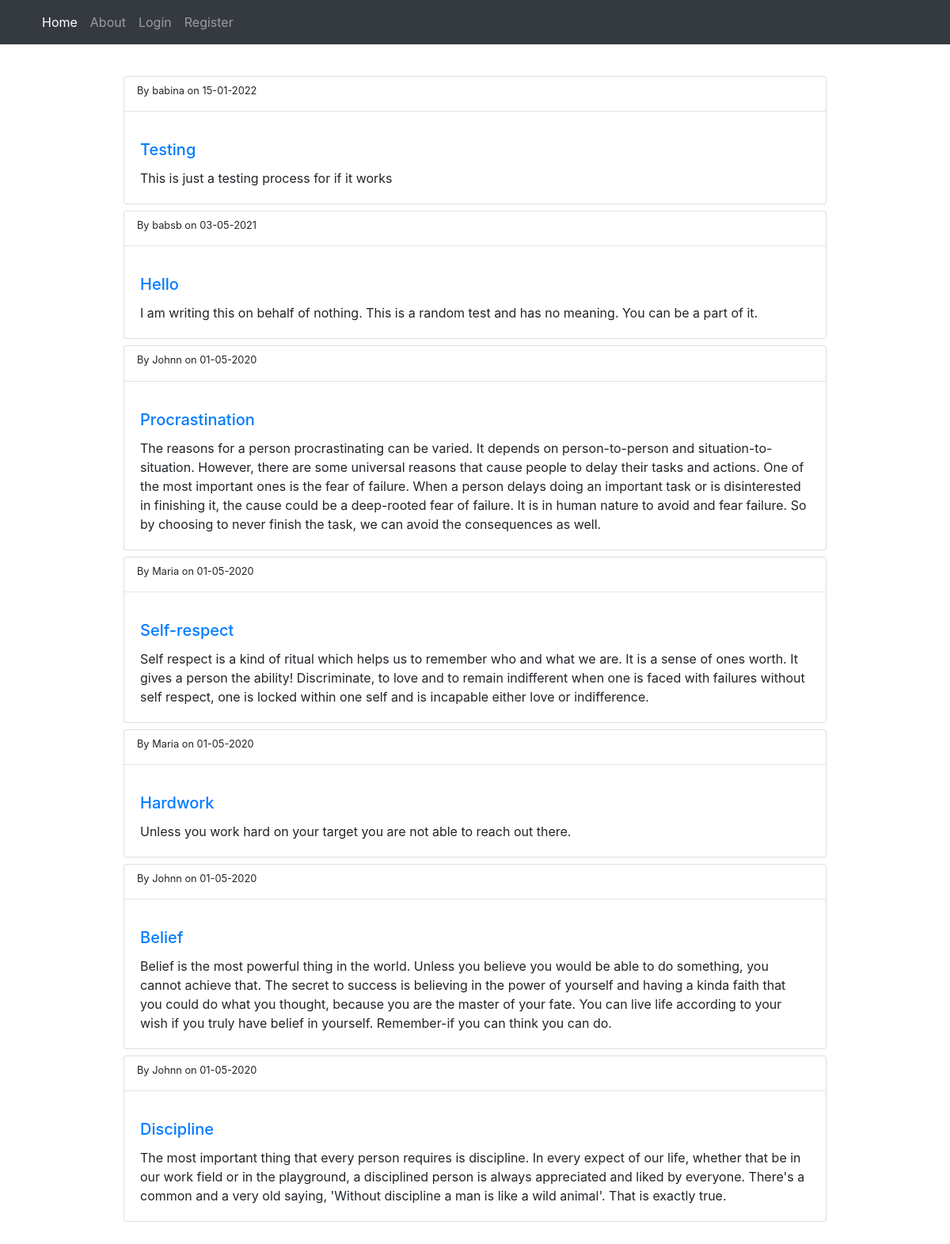
The page / on the database its author committed.
### FlaskBlog/models.py (models this page shows, shortened)
class Post(db.Model, UserMixin):
    id=db.Column(db.Integer, primary_key=True)
    title=db.Column(db.String(40), nullable=False)
    description=db.Column(db.String(80), nullable=False)
    date_posted=db.Column(db.DateTime,default=datetime.utcnow)
    user_id=db.Column(db.Integer,db.ForeignKey('user.id'),nullable=False)

class User(db.Model, UserMixin):
    id=db.Column(db.Integer, primary_key=True)
    username=db.Column(db.String(20), unique=True, nullable=False)
    email=db.Column(db.String(40), unique=True, nullable=False)
    password=db.Column(db.String(60), nullable=False)
    posts=db.relationship('Post',backref='author',lazy=True)

### FlaskBlog/routes.py (the view)
@app.route('/')
def index():
    posts = Post.query.order_by(Post.date_posted.desc()).all() #shows post from the database
    return render_template('index.html', posts=posts)

### FlaskBlog/templates/index.html
{% extends 'layout.html' %}
{% block content %}
<div class="mx-auto" style="width:80%; margin: 40px">
    {% for post in posts %}
    <div class="card mt-2">
        <small class="ml-3 mt-2">By {{ post.author.username }} on
            {{ post.date_posted.strftime('%d-%m-%Y')}}</small>
        <hr>
        <div class="card-body" >
            <h5 class="card-title"><a href="{{url_for('get_post', post_id=post.id)}}">{{post.title}}</a></h5>
            <p class="card-text">{{ post.description}}</p>
        </div>
    </div>
    {% endfor %}
</div>
{% endblock %}

### FlaskBlog/templates/layout.html (shortened to what this page needs)
<!DOCTYPE html>
<html lang="en">
<head>
    <link rel="stylesheet" href="https://stackpath.bootstrapcdn.com/bootstrap/4.4.1/css/bootstrap.min.css">
</head>
<body>
    <nav class="navbar navbar-expand-lg navbar-dark bg-dark">
        <div class="container">
            <div class="collapse navbar-collapse" id="navbarSupportedContent">
                <ul class="navbar-nav mr-auto">
                    <li class="nav-item active">
                        <a class="nav-link" href="{{url_for('index')}}">Home </a>
                    </li>
                    <li class="nav-item">
                        <a class="nav-link" href="{{url_for('about')}}">About</a>
                    </li>
                    {% if current_user.is_authenticated %}
                    <li class="nav-item">
                        <a class="nav-link" href="{{url_for('logout')}}">Logout</a>
                    </li>
                    <li class="nav-item">
                        <a class="nav-link" href="{{url_for('create_post')}}">Create Post</a>
                    </li>
                    {% else %}
                    <li class="nav-item">
                        <a class="nav-link" href="{{url_for('login')}}">Login</a>
                    </li>
                    <li class="nav-item">
                        <a class="nav-link" href="{{url_for('register')}}">Register</a>
                    </li>
                    {% endif %}
                </ul>
            </div>
        </div>
    </nav>
    <div class="container">
        {% block content %}
        {% endblock %}
    </div>
</body>
</html>

### rows shown on the page
Post: author.username "babina", date_posted "15-01-2022", title "Testing", description "This is just a testing process for if it works"
Post: author.username "babsb", date_posted "03-05-2021", title "Hello", description "I am writing this on behalf of nothing. This is a random test and has no meaning. You can be a part of it."
Post: author.username "Johnn", date_posted "01-05-2020", title "Procrastination", description "The reasons for a person procrastinating can be varied. It depends on person-to-person and situation-to-situation. However, there are some universal reasons that cause people to delay their tasks and actions. One of the most important ones is the fear of failure. When a person delays doing an important task or is disinterested in finishing it, the cause could be a deep-rooted fear of failure. It is in human nature to avoid and fear failure. So by choosing to never finish the task, we can avoid the consequences as well."
Post: author.username "Maria", date_posted "01-05-2020", title "Self-respect", description "Self respect is a kind of ritual which helps us to remember who and what we are. It is a sense of ones worth. It gives a person the ability! Discriminate, to love and to remain indifferent when one is faced with failures without self respect, one is locked within one self and is incapable either love or indifference."
Post: author.username "Maria", date_posted "01-05-2020", title "Hardwork", description "Unless you work hard on your target you are not able to reach out there."
Post: author.username "Johnn", date_posted "01-05-2020", title "Belief", description "Belief is the most powerful thing in the world. Unless you believe you would be able to do something, you cannot achieve that. The secret to success is believing in the power of yourself and having a kinda faith that you could do what you thought, because you are the master of your fate. You can live life according to your wish if you truly have belief in yourself. Remember-if you can think you can do."
Post: author.username "Johnn", date_posted "01-05-2020", title "Discipline", description "The most important thing that every person requires is discipline. In every expect of our life, whether that be in our work field or in the playground, a disciplined person is always appreciated and liked by everyone. There's a common and a very old saying, 'Without discipline a man is like a wild animal'. That is exactly true."
